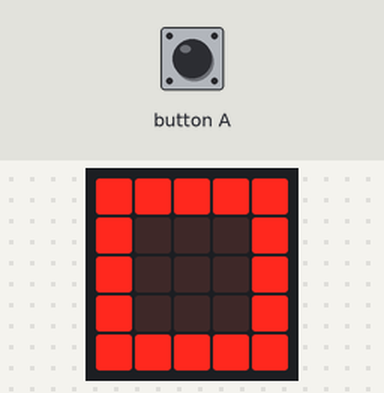
A program run on a simulated BBC micro:bit (MakeCode). Parts: the board's 5×5 LED display. The inputs (shaded band) are chosen by the test bench.

Above: at 0.1 s.
At 2.6 s:
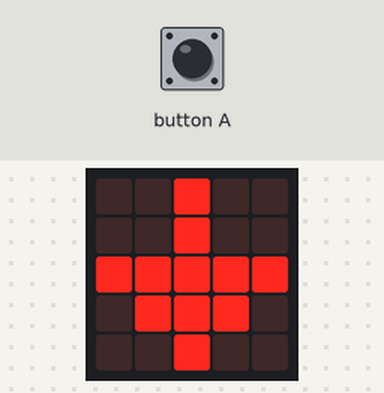
2.7 s: button A pressed for 0.5 s
At 3.29 s:
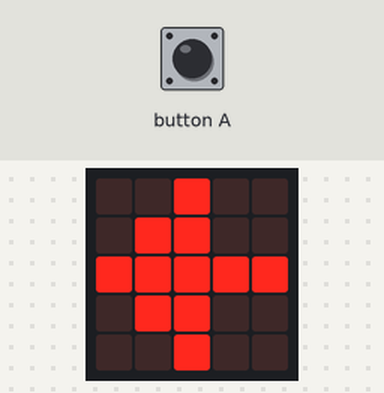
5.0 s: button A pressed for 3.2 s
Timing chart, 0 to 8.0 s (numbered marks = the images above; inputs shaded):
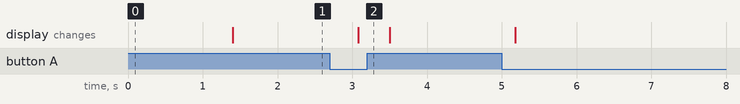

Measured:
- after the input at 2.7 s, the display: changes after 0.38 s (image 2)

The program:

main.ts
```typescript
basic.showLeds(`
    # # # # #
    # . . . #
    # . . . #
    # . . . #
    # # # # #
    `)
basic.pause(1000)
basic.forever(function () {
    if (input.buttonIsPressed(Button.A)) {
        basic.showLeds(`
            . . # . .
            . # # . .
            # # # # #
            . # # . .
            . . # . .
            `)
    } else {
        basic.showLeds(`
            . . # . .
            . . # . .
            # # # # #
            . # # # .
            . . # . .
            `)
    }
})
```

test.ts
```typescript
// testes vão aqui; isto não será compilado quando este pacote for usado como uma extensão.
```
